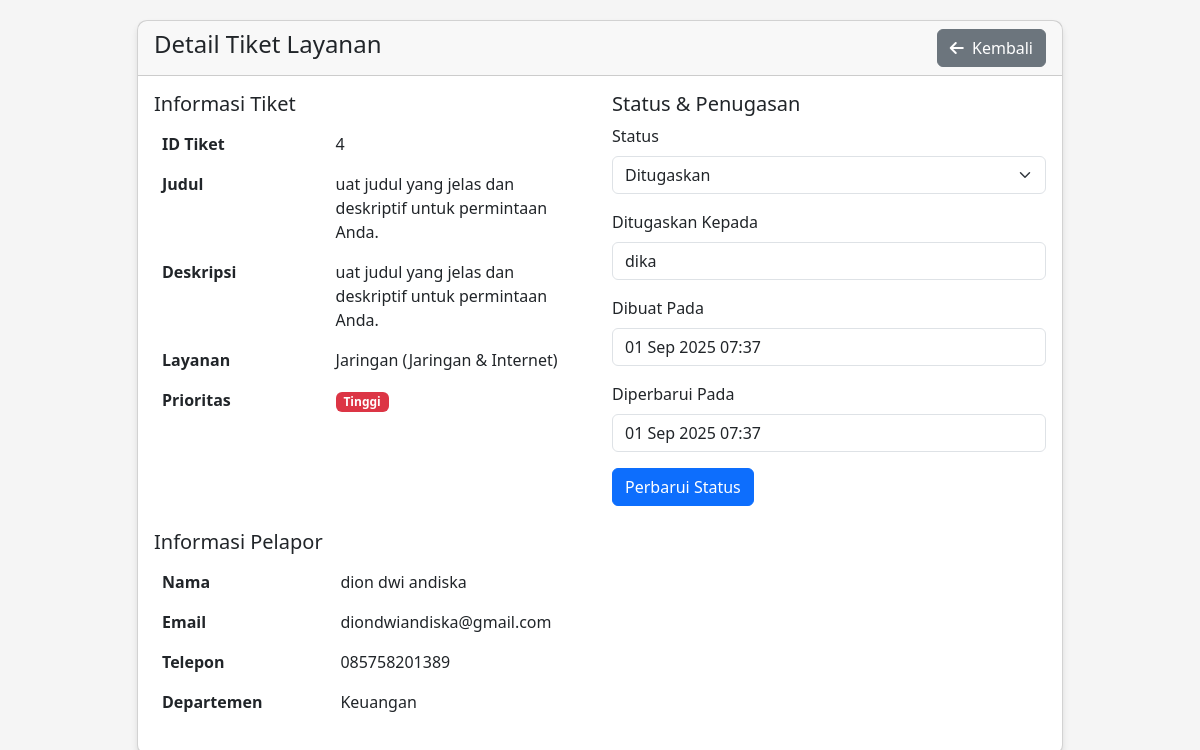
The app's page /admin/detail_tiket.php?id=4 with its own data.
### tables this page shows
CREATE TABLE `service_tickets` (
  `id` int(11) NOT NULL,
  `service_id` int(11) NOT NULL,
  `user_id` int(11) NOT NULL,
  `title` varchar(255) NOT NULL,
  `description` text,
  `status` enum('Ditugaskan','Proses','Selesai','Tertunda') DEFAULT 'Ditugaskan',
  `priority` enum('Rendah','Sedang','Tinggi') DEFAULT 'Sedang',
  `assigned_to` int(11) DEFAULT NULL,
  `created_at` timestamp NOT NULL DEFAULT CURRENT_TIMESTAMP,
  `updated_at` timestamp NOT NULL DEFAULT CURRENT_TIMESTAMP ON UPDATE CURRENT_TIMESTAMP,
  `completed_at` timestamp NULL DEFAULT NULL
);

CREATE TABLE `services` (
  `id` int(11) NOT NULL,
  `name` varchar(100) NOT NULL,
  `category` enum('Jaringan & Internet','Software','Hardware','Akun','Data','Lainnya') NOT NULL,
  `description` text,
  `responsible_person` varchar(100) DEFAULT NULL,
  `status` enum('Aktif','Non-Aktif','Maintenance') DEFAULT 'Aktif',
  `completion_estimate` varchar(50) DEFAULT NULL,
  `cost` decimal(10,2) DEFAULT NULL,
  `requires_approval` tinyint(1) DEFAULT '0',
  `created_at` timestamp NOT NULL DEFAULT CURRENT_TIMESTAMP,
  `updated_at` timestamp NOT NULL DEFAULT CURRENT_TIMESTAMP ON UPDATE CURRENT_TIMESTAMP
);

CREATE TABLE `users` (
  `id` int(11) NOT NULL,
  `fullname` varchar(100) NOT NULL,
  `email` varchar(100) NOT NULL,
  `username` varchar(50) NOT NULL,
  `password` varchar(255) NOT NULL,
  `phone` varchar(20) NOT NULL,
  `gender` enum('L','P') NOT NULL,
  `department` varchar(50) NOT NULL,
  `role` enum('Admin','User') NOT NULL DEFAULT 'User',
  `created_at` timestamp NOT NULL DEFAULT CURRENT_TIMESTAMP,
  `updated_at` timestamp NOT NULL DEFAULT CURRENT_TIMESTAMP ON UPDATE CURRENT_TIMESTAMP
);

### admin/detail_tiket.php (the view, shortened to what this page needs)
<?php
require_once 'koneksi.php';
$tiket_id = isset($_GET['id']) ? $_GET['id'] : null;
try {
    $stmt = $pdo->prepare("
        SELECT
            st.*,
            s.name as service_name,
            s.category,
            u.fullname as user_name,
            u.email as user_email,
            u.phone as user_phone,
            u.department as user_department,
            a.fullname as assigned_name
        FROM service_tickets st
        LEFT JOIN services s ON st.service_id = s.id
        LEFT JOIN users u ON st.user_id = u.id
        LEFT JOIN users a ON st.assigned_to = a.id
        WHERE st.id = :id
    ");
    $stmt->bindParam(':id', $tiket_id, PDO::PARAM_INT);
    $stmt->execute();
    $tiket = $stmt->fetch(PDO::FETCH_ASSOC);
} catch (PDOException $e) {
    die("Error: " . $e->getMessage());
}
?>
<!DOCTYPE html>
<html lang="id">
<head>
    <link href="https://cdn.jsdelivr.net/npm/bootstrap@5.3.0/dist/css/bootstrap.min.css" rel="stylesheet">
    <link rel="stylesheet" href="https://cdnjs.cloudflare.com/ajax/libs/font-awesome/6.4.0/css/all.min.css">
</head>
<body>
    <div class="container">
        <div class="row justify-content-center">
            <div class="col-md-10">
                <div class="card mb-4">
                    <div class="card-header d-flex justify-content-between align-items-center">
                        <h4>Detail Tiket Layanan</h4>
                        <a href="penggunaan-layanan.php" class="btn btn-secondary">
                            <i class="fas fa-arrow-left me-1"></i> Kembali
                        </a>
                    </div>
                    <div class="card-body">
                        <div class="row mb-4">
                            <div class="col-md-6">
                                <h5>Informasi Tiket</h5>
                                <table class="table table-borderless">
                                    <tr>
                                        <th width="40%">ID Tiket</th>
                                        <td><?php echo $tiket['id']; ?></td>
                                    </tr>
                                    <tr>
                                        <th>Judul</th>
                                        <td><?php echo htmlspecialchars($tiket['title']); ?></td>
                                    </tr>
                                    <tr>
                                        <th>Deskripsi</th>
                                        <td><?php echo nl2br(htmlspecialchars($tiket['description'])); ?></td>
                                    </tr>
                                    <tr>
                                        <th>Layanan</th>
                                        <td><?php echo $tiket['service_name'] . ' (' . $tiket['category'] . ')'; ?></td>
                                    </tr>
                                    <tr>
                                        <th>Prioritas</th>
                                        <td>
                                            <span class="badge
                                                <?php
                                                switch($tiket['priority']) {
                                                    case 'Tinggi': echo 'bg-danger'; break;
                                                }
                                                ?>
                                            ">
                                                <?php echo $tiket['priority']; ?>
                                            </span>
                                        </td>
                                    </tr>
                                </table>
                            </div>
                            <div class="col-md-6">
                                <h5>Status & Penugasan</h5>
                                <form method="POST" action="">
                                    <div class="mb-3">
                                        <label class="form-label">Status</label>
                                        <select class="form-select" name="status">
                                            <option value="Ditugaskan" <?php echo $tiket['status'] == 'Ditugaskan' ? 'selected' : ''; ?>>Ditugaskan</option>
                                        </select>
                                    </div>
                                    <div class="mb-3">
                                        <label class="form-label">Ditugaskan Kepada</label>
                                        <input type="text" class="form-control" value="<?php echo $tiket['assigned_name'] ? htmlspecialchars($tiket['assigned_name']) : 'Belum ditugaskan'; ?>" readonly>
                                    </div>
                                    <div class="mb-3">
                                        <label class="form-label">Dibuat Pada</label>
                                        <input type="text" class="form-control" value="<?php echo date('d M Y H:i', strtotime($tiket['created_at'])); ?>" readonly>
                                    </div>
                                    <div class="mb-3">
                                        <label class="form-label">Diperbarui Pada</label>
                                        <input type="text" class="form-control" value="<?php echo date('d M Y H:i', strtotime($tiket['updated_at'])); ?>" readonly>
                                    </div>
                                    <button type="submit" name="update_status" class="btn btn-primary">Perbarui Status</button>
                                </form>
                            </div>
                        </div>
                        <div class="row">
                            <div class="col-12">
                                <h5>Informasi Pelapor</h5>
                                <table class="table table-borderless">
                                    <tr>
                                        <th width="20%">Nama</th>
                                        <td><?php echo htmlspecialchars($tiket['user_name']); ?></td>
                                    </tr>
                                    <tr>
                                        <th>Email</th>
                                        <td><?php echo htmlspecialchars($tiket['user_email']); ?></td>
                                    </tr>
                                    <tr>
                                        <th>Telepon</th>
                                        <td><?php echo htmlspecialchars($tiket['user_phone']); ?></td>
                                    </tr>
                                    <tr>
                                        <th>Departemen</th>
                                        <td><?php echo htmlspecialchars($tiket['user_department']); ?></td>
                                    </tr>
                                </table>
                            </div>
                        </div>
                    </div>
                </div>
            </div>
        </div>
    </div>
</body>
</html>

### admin/detail_tiket.php (style rules this page uses)
body { font-family: 'Segoe UI', Tahoma, Geneva, Verdana, sans-serif; background-color: #f5f5f5; padding-top: 20px; }
.card { border-radius: 10px; box-shadow: 0 4px 6px rgba(0, 0, 0, 0.1); }

### records on screen
service_tickets: id "4", title "uat judul yang jelas dan deskriptif untuk permintaan Anda.", description "uat judul yang jelas dan deskriptif untuk permintaan Anda.", service.name "Jaringan", service.category "Jaringan & Internet", priority "Tinggi", status "Ditugaskan", assigned_to.fullname "dika", created_at "01 Sep 2025 07:37", updated_at "01 Sep 2025 07:37", user.fullname "dion dwi andiska", user.email "diondwiandiska@gmail.com", user.phone "085758201389", user.department "Keuangan"
